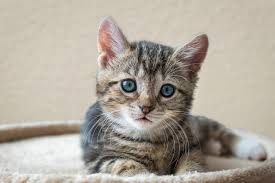
#> input picture Part12/cat.jpg, 275 x 183 px
$ python blog012c.py
#> lines starting #> are read from the running program, lines starting #| are printed output that depends on the picture
import cv2
import numpy as np

# 图像灰度反色变换

img = cv2.imread('cat.jpg')
#> img is the input picture: shape (183, 275, 3); mean B, G, R 156.7, 167.9, 175.4
grayImage = cv2.cvtColor(img,cv2.COLOR_BGR2GRAY)
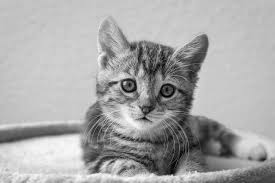
#> grayImage: shape (183, 275); min 0, max 253, mean 168.8
height,width = img.shape[:2]
#> height = 183; width = 275
result = np.zeros((height,width),np.uint8)

for i in range(height):
    for j in range(width):
        gray = 255 - grayImage[i,j]
        result[i,j] = np.uint8(gray)
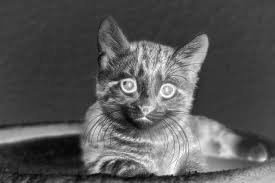
#> result: shape (183, 275); min 2, max 255, mean 86.2

# 显示图像
cv2.imshow('GrayImage',grayImage)
cv2.imshow('Result',result)
cv2.waitKey(0)
cv2.destroyAllWindows()
